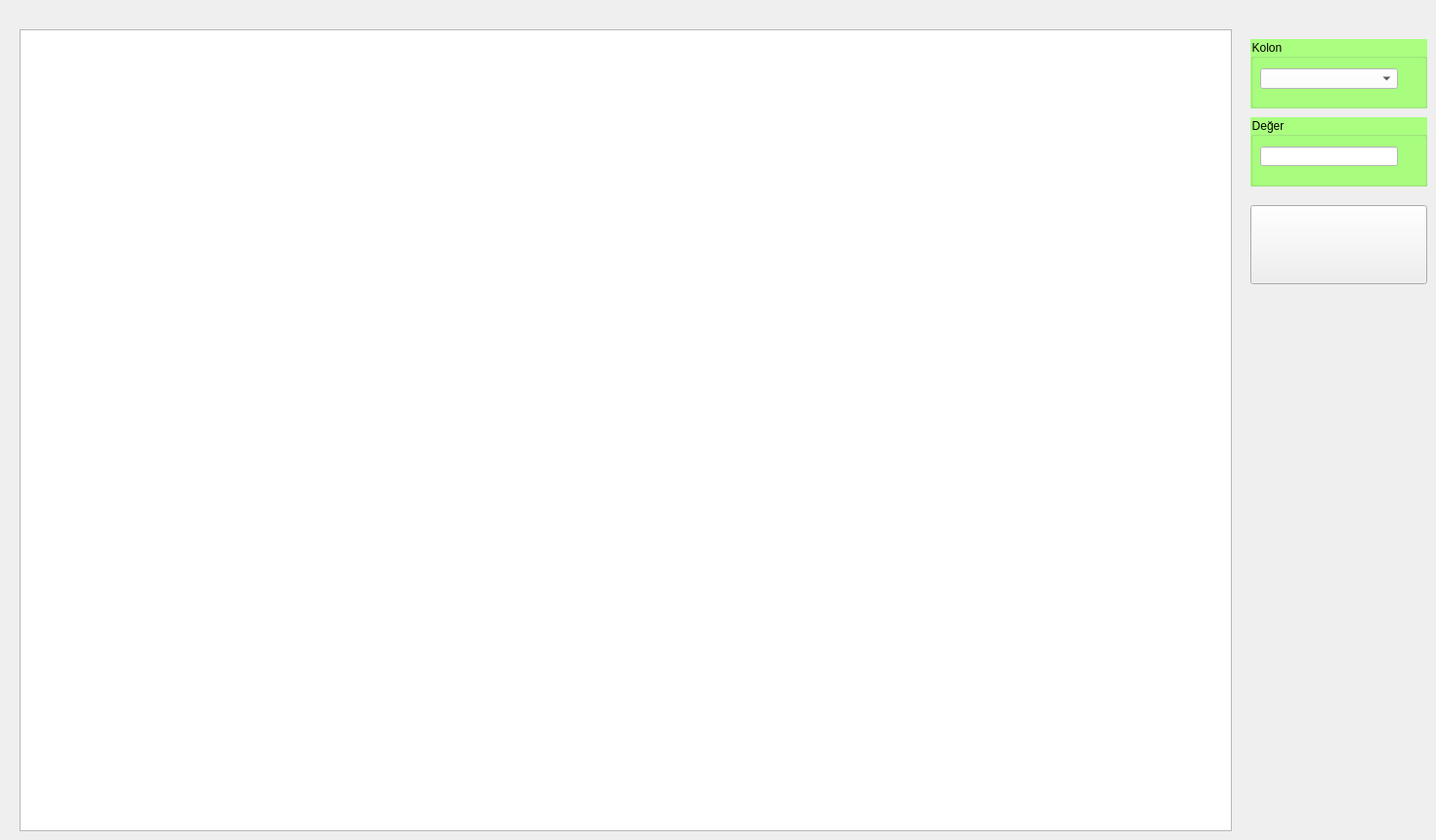
    <widget class="QWidget" name="tab_3">
     <attribute name="icon">
      <iconset resource="a.qrc">
       <normaloff>:/w/video-512.png</normaloff>:/w/video-512.png</iconset>
     </attribute>
     <attribute name="title">
      <string>KAMERALAR</string>
     </attribute>
     <widget class="QTableWidget" name="tableWidget_3">
      <property name="geometry">
       <rect>
        <x>20</x>
        <y>30</y>
        <width>1241</width>
        <height>821</height>
       </rect>
      </property>
     </widget>
     <widget class="QGroupBox" name="groupBox_3">
      <property name="geometry">
       <rect>
        <x>1280</x>
        <y>40</y>
        <width>181</width>
        <height>71</height>
       </rect>
      </property>
      <property name="styleSheet">
       <string notr="true">font: 12pt &quot;Calibri&quot;;
background-color: rgb(170, 255, 127);</string>
      </property>
      <property name="title">
       <string>Kolon</string>
      </property>
      <widget class="QComboBox" name="comboBox_2">
       <property name="geometry">
        <rect>
         <x>10</x>
         <y>30</y>
         <width>141</width>
         <height>21</height>
        </rect>
       </property>
       <property name="styleSheet">
        <string notr="true">background-color: rgb(255, 255, 255);
font: 12pt &quot;Calibri&quot;;</string>
       </property>
      </widget>
     </widget>
     <widget class="QGroupBox" name="groupBox_5">
      <property name="geometry">
       <rect>
        <x>1280</x>
        <y>120</y>
        <width>181</width>
        <height>71</height>
       </rect>
      </property>
      <property name="styleSheet">
       <string notr="true">font: 12pt &quot;Calibri&quot;;
background-color: rgb(170, 255, 127);</string>
      </property>
      <property name="title">
       <string>Değer</string>
      </property>
      <widget class="QLineEdit" name="lineEdit_2">
       <property name="geometry">
        <rect>
         <x>10</x>
         <y>30</y>
         <width>141</width>
         <height>20</height>
        </rect>
       </property>
       <property name="styleSheet">
        <string notr="true">background-color: rgb(255, 255, 255);
font: 12pt &quot;Calibri&quot;;</string>
       </property>
      </widget>
     </widget>
     <widget class="QPushButton" name="btn_kamera_ara">
      <property name="geometry">
       <rect>
        <x>1280</x>
        <y>210</y>
        <width>181</width>
        <height>81</height>
       </rect>
      </property>
      <property name="text">
       <string/>
      </property>
      <property name="icon">
       <iconset resource="a.qrc">
        <normaloff>:/w/Database-Search.png</normaloff>:/w/Database-Search.png</iconset>
      </property>
      <property name="iconSize">
       <size>
        <width>52</width>
        <height>52</height>
       </size>
      </property>
     </widget>
    </widget>
